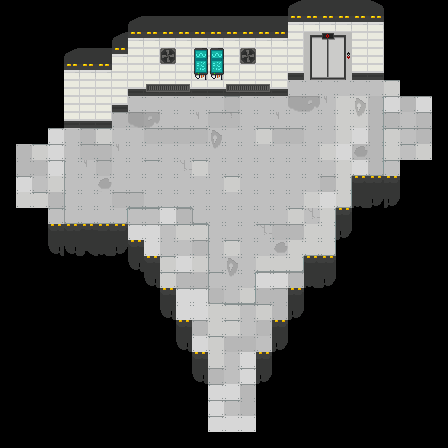

A level layout from a 2D game, rendered from its tile map. Below: a short description, then the map file with tile-grid data replaced by summaries:
An orthogonal 28x28 tile map with 16x16 px tiles, 4 tile layers (Suelo, Aire, Paredes, Decoracion), 4 tilesets and 7 objects (2x Right, 2x Down, 2x Left, Spawn).

<map version="1.0" tiledversion="1.1.2" orientation="orthogonal" renderorder="right-down" width="28" height="28" tilewidth="16" tileheight="16" infinite="0" nextobjectid="14">
 <tileset firstgid="1" source="../../tileset/tileset16.tsx" />
 <tileset firstgid="65" source="../../tileset/Decoracion.tsx" />
 <tileset firstgid="129" source="../../tileset/LabProps.tsx" />
 <tileset firstgid="497" source="../../tileset/city.tsx" />
 <layer name="Suelo" width="28" height="28">
  <data>[784 cells, 313 non-empty, 9 distinct tile ids]</data>
 </layer>
 <layer name="Aire" width="28" height="28">
  <data>[784 cells, 72 non-empty, 10 distinct tile ids]</data>
 </layer>
 <layer name="Paredes" width="28" height="28">
  <data>[784 cells, 100 non-empty, 6 distinct tile ids]</data>
 </layer>
 <layer name="Decoracion" width="28" height="28">
  <data>[784 cells, 78 non-empty, 28 distinct tile ids]</data>
 </layer>
 <objectgroup name="Puertas">
  <object id="7" name="Right" x="416" y="96" width="15.3333" height="63.3333" />
  <object id="8" name="Down" x="207.833" y="415.333" width="48" height="16" />
  <object id="9" name="Left" x="16" y="144" width="16" height="62" />
 </objectgroup>
 <objectgroup name="Entradas">
  <object id="11" name="Right" gid="56" x="371.333" y="136.667" width="16" height="16" />
  <object id="12" name="Left" gid="56" x="64.6667" y="176.667" width="16" height="16" />
  <object id="13" name="Down" gid="56" x="220" y="372.667" width="16" height="16" />
 </objectgroup>
 <objectgroup name="Spawners">
  <object id="1" name="Spawn" gid="64" x="194.5" y="148" width="16" height="16">
   <properties>
    <property name="Gunner" type="bool" value="true" />
    <property name="Stalker" type="bool" value="true" />
   </properties>
  </object>
 </objectgroup>
</map>
